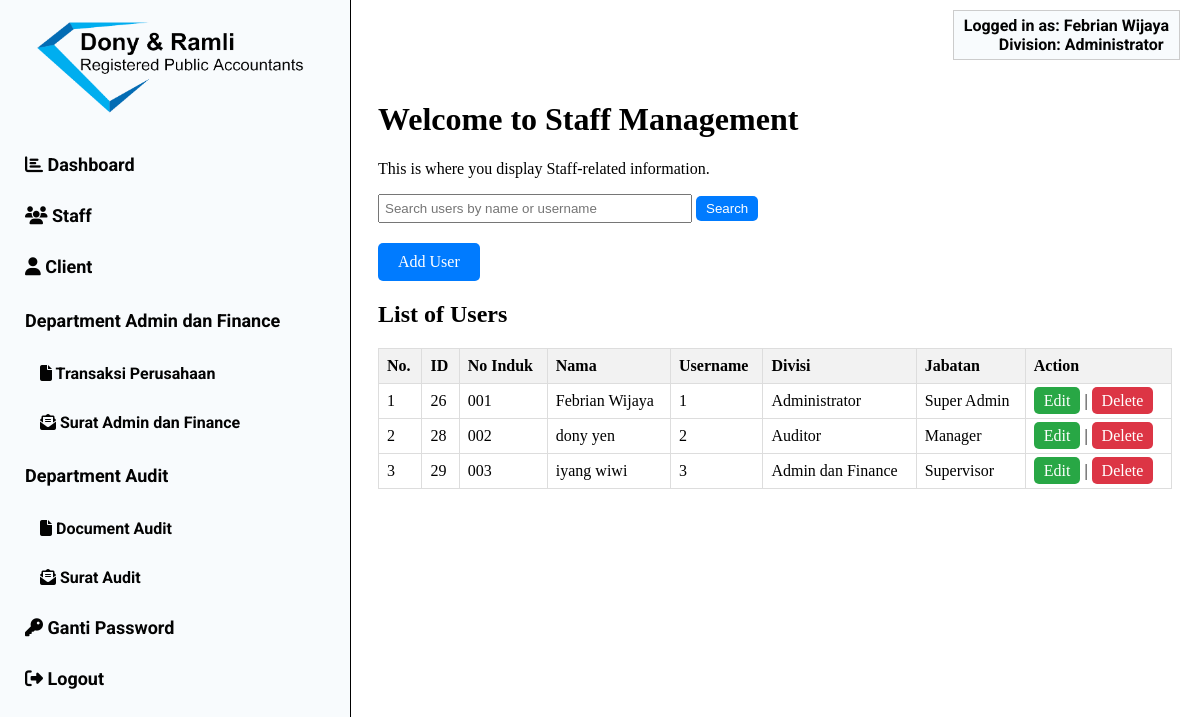
The page /staff.php (signed in) on the database its author committed.
### tables this page shows
CREATE TABLE `users` (
  `id` int(11) NOT NULL,
  `no_induk` varchar(10) NOT NULL,
  `nama_depan` varchar(50) NOT NULL,
  `nama_belakang` varchar(50) DEFAULT NULL,
  `username` varchar(60) NOT NULL,
  `password` varchar(255) NOT NULL,
  `divisi` varchar(50) NOT NULL,
  `jabatan` varchar(50) NOT NULL
);

### staff.php (the view, shortened to what this page needs)
<!DOCTYPE html>
<html>
<head>
    <link rel="stylesheet" href="style.css">
</head>
<body>
<?php
include 'header.php';
if ($_SESSION['divisi'] === 'Administrator') {
    include 'sidebar.php';
} elseif ($_SESSION['divisi'] === 'Auditor') {
    include 'audit_sidebar.php';
} elseif ($_SESSION['divisi'] === 'Admin dan Finance') {
    include 'finance_sidebar.php';
}
?>
<div class="content">
    <h1>Welcome to Staff Management</h1>
    <p>This is where you display Staff-related information.</p>
    <form class="search-form" action="" method="GET">
        <input type="text" class="search-input" name="search" placeholder="Search users by name or username">
        <button type="submit" class="search-button">Search</button>
    </form>
    <?php if ($_SESSION['divisi'] === 'Administrator'): ?>
    <a href="Adduser.php" class="add-button">Add User</a>
    <?php endif; ?>
    <h2>List of Users</h2>
    <table>
        <tr>
            <th>No.</th>
            <th>ID</th>
            <th>No Induk</th>
            <th>Nama</th>
            <th>Username</th>
            <th>Divisi</th>
            <th>Jabatan</th>
            <?php if ($_SESSION['divisi'] === 'Administrator'): ?>
                <th>Action</th>
            <?php endif; ?>
        </tr>
        <?php
        $servername = "localhost";
        $username = "root";
        $password = "";
        $dbname = "db_dms";
        $conn = new mysqli($servername, $username, $password, $dbname);
        $whereClause = "";
        $sql = "SELECT id, no_induk, nama_depan, nama_belakang, username, divisi, jabatan FROM users $whereClause";
        $result = $conn->query($sql);
        if ($result->num_rows > 0) {
            $row_number = 1;
            while ($row = $result->fetch_assoc()) {
                echo "<tr>";
                echo "<td>" . $row_number . "</td>";
                echo "<td>" . $row["id"] . "</td>";
                echo "<td>" . $row["no_induk"] . "</td>";
                echo "<td>" . $row["nama_depan"] . " " . $row["nama_belakang"] . "</td>";
                echo "<td>" . $row["username"] . "</td>";
                echo "<td>" . $row["divisi"] . "</td>";
                echo "<td>" . $row["jabatan"] . "</td>";
                if ($_SESSION['divisi'] === 'Administrator') {
                    echo "<td>";
                    echo "<a href='edit_user.php?id=" . $row["id"] . "' class='edit-button'>Edit</a> | ";
                    echo "<a href='delete_user.php?id=" . $row["id"] . "' class='delete-button'>Delete</a>";
                    echo "</td>";
                }
                $row_number++;
            }
        } else {
            echo "<tr><td colspan='8'>No users found.</td></tr>";
        }
        ?>
    </table>
</div>
</body>
</html>

### header.php (shortened to what this page needs)
<?php
$DATABASE_HOST = 'localhost';
$DATABASE_USER = 'root';
$DATABASE_PASS = '';
$DATABASE_NAME = 'db_dms';
$con = mysqli_connect($DATABASE_HOST, $DATABASE_USER, $DATABASE_PASS, $DATABASE_NAME);
$user_id = $_SESSION['id'];
$divisi = $_SESSION['divisi'];
if ($stmt = $con->prepare('SELECT nama_depan, nama_belakang FROM users WHERE id = ?')) {
    $stmt->bind_param('i', $user_id);
    $stmt->execute();
    $stmt->store_result();
    if ($stmt->num_rows > 0) {
        $stmt->bind_result($nama_depan, $nama_belakang);
    }
}
?>
<div class="user-info">
    <span class="user-info-label">Logged in as:</span> <strong><?php echo $nama_depan . ' ' . $nama_belakang; ?></strong>
    <br>
    <span class="user-info-label user-info-divisi">Division:</span> <strong><?php echo $divisi; ?></strong>
</div>

### style.css (style rules this page uses)
.user-info { position: absolute; top: 10px; right: 20px; font-size: 16px; color: #030303; background-color: #F8FBFD; padding: 5px 10px; border: 1px solid #ccc; z-index: 1; font-family: 'Roboto', sans-serif; font-weight: 700; }
.content { margin-left: 350px; margin-top: 60px; padding: 20px; }

### staff.php (style rules this page uses)
table { width: 100%; border-collapse: collapse; }
th, td { border: 1px solid #ddd; padding: 8px; text-align: left; }
th { background-color: #f2f2f2; }
.search-form { margin-bottom: 20px; }
.search-input { padding: 5px; width: 300px; }
.search-button { padding: 5px 10px; background-color: #007BFF; color: #fff; border: none; border-radius: 5px; cursor: pointer; }
.add-button { display: inline-block; padding: 10px 20px; background-color: #007BFF; color: #fff; text-decoration: none; border-radius: 5px; transition: opacity 0.3s; }
.edit-button { background-color: #28a745; color: #fff; padding: 5px 10px; text-decoration: none; border-radius: 5px; transition: opacity 0.3s; }
.delete-button { background-color: #dc3545; color: #fff; padding: 5px 10px; text-decoration: none; border-radius: 5px; transition: opacity 0.3s; }

### header.php (style rules this page uses)
.user-info-divisi { margin-left: 35px; }

### rows shown on the page
users: nama_depan "Febrian", nama_belakang "Wijaya", id "26", no_induk "001", username "1", divisi "Administrator", jabatan "Super Admin"
users: id "28", no_induk "002", nama_depan "dony", nama_belakang "yen", username "2", divisi "Auditor", jabatan "Manager"
users: id "29", no_induk "003", nama_depan "iyang", nama_belakang "wiwi", username "3", divisi "Admin dan Finance", jabatan "Supervisor"

### other values the page prints
$divisi "Administrator"
